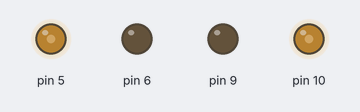
This sketch was run on a simulated Arduino Uno, built with avr-gcc and run on an emulated ATmega328P. On the bench: output pins drawn as LEDs (lit = HIGH).

Above: at 1.05 s.
At 4.05 s:
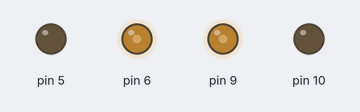
At 7.0 s:
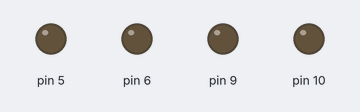
Timing chart, 0 to 8.8 s (numbered marks = the images above):
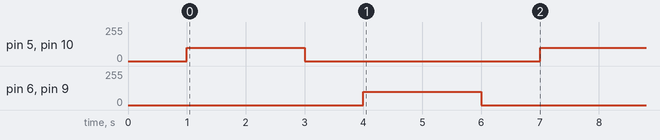

The sketch:

MotionTestWClasses.ino
```cpp
#include "Bot.h"

Bot robo(9,10,1,5,6,1);

void setup() {
delay(1000);
Serial.begin(9600);
}

void loop() {

  //robo.pivotRight(90);
  robo.forward(100);
  delay(2000);
  robo.forward(0);
  delay(1000);
  robo.reverse(100);
  delay(2000);
  robo.forward(0);
  delay(1000);

  // robo.pivotRight(180);
  // robo.forward(0);
  // delay(1000);

  // robo.forward(100);
  // delay(2000);
  // robo.forward(0);
  // delay(1000);
  // robo.pivotLeft(180);
  // robo.forward(0);
  // delay(1000);
  // robo.forward(100);

  // delay(2000);
  // robo.forward(0);
  // delay(1000);
  // robo.turnRight();
  // delay(1000);
  // robo.turnLeft();
  // delay(1000);


}
```

Bot.cpp
```cpp
#include "Bot.h"

Bot::Bot(int M11, int M12, float ratio1,
        int M21, int M22, float ratio2)
{
left.Motor_set(M11,M12,ratio1);
right.Motor_set(M21,M22,ratio2);
}


Bot::forward(int speed)
{
  left.drive(speed,0);
  right.drive(speed,1);
}

Bot::reverse(int speed){
  left.drive(speed,1);
  right.drive(speed,0);
}

Bot::pivotRight(int angle)
{
  int speed = 100;
  float radius = 5.25/2;
  float RadAngle = angle*2*PI/180;

  float time = 1000*(5/5.39)*(1/7.42)*RadAngle*radius;
  left.drive(speed,0);
  right.drive(speed,0);
  delay(time);
}

Bot::pivotLeft(int angle)
{
  int speed = 100;
  float radius = 5.25/2;
  float RadAngle = angle*2*PI/180;

  float time = 1000*(5/5.39)*(1/7.42)*RadAngle*radius;
  left.drive(speed,1);
  right.drive(speed,1);
  delay(time);
}

Bot::turnRight()
{
  left.drive(50,0);
  right.drive(100,1);
  delay(2000);
  left.drive(0,0);
  right.drive(0,1);
}

Bot::turnLeft()
{
  left.drive(100,0);
  right.drive(50,1);
  delay(2000);
  left.drive(0,0);
  right.drive(0,1);
}
```

Bot.h
```cpp
// Motor.h
#ifndef BOT_H
#define BOT_H

#include <Arduino.h>
#include "Motor.h"

class Bot {
  private:
    Motor left;
    Motor right;

  public:
    Bot(int M11, int M12, float ratio1,
        int M21, int M22, float ratio2);
    forward(int speed);
    reverse(int speed);
    pivotRight(int angle);
    pivotLeft(int angle);
    turnRight();
    turnLeft();
};

#endif
```

Motor.cpp
```cpp
#include "motor.h"

Motor::Motor()
{

}

Motor::Motor_set(int pin1, int pin2, float ratio)
{
  PinA = pin1;
  PinB = pin2;
  ratio = ratio;
  init();
}

Motor::init(){
  pinMode(PinA, OUTPUT);
  pinMode(PinB, OUTPUT);
}

Motor::drive(int speed, bool dir){


  if(dir){
    analogWrite(PinA,speed);//*ratio);
    digitalWrite(PinB,LOW);
  }else{
    digitalWrite(PinA,LOW);
    analogWrite(PinB,speed);//*ratio);
  }
}
```

Motor.h
```cpp
// Motor.h
#ifndef MOTOR_H
#define MOTOR_H

#include <Arduino.h>

class Motor {
  private:
    int PinA;
    int PinB;
    float ratio;
    init();


  public:
    Motor();
    Motor_set(int pin1, int pin2, float ratio);
    drive(int speed, bool dir);
};

#endif
```

Measured:
- by itself, pin 5, pin 6, pin 9, pin 10: alternates 100/255 for 2.0 s and 0/255 for 4.0 s
